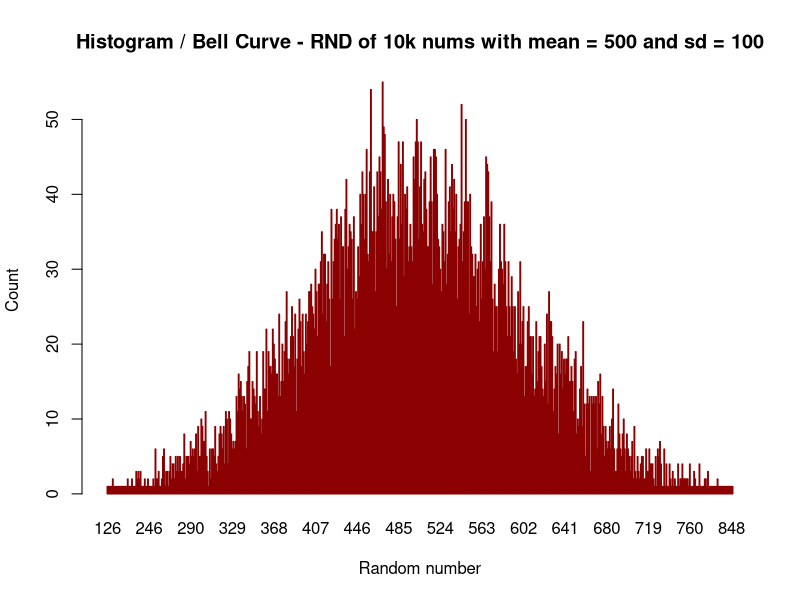

R code for this plot:
# Write a R program to create bell curve of a random normal distribution.

rand <- floor(rnorm(10000, 500, 100))

table <- table(rand)

barplot(table, 
        xlab = "Random number",
        ylab = "Count",
        main = "Histogram / Bell Curve - RND of 10k nums with mean = 500 and sd = 100",
        col = "yellow",
        border = "darkred",
        horiz = FALSE)